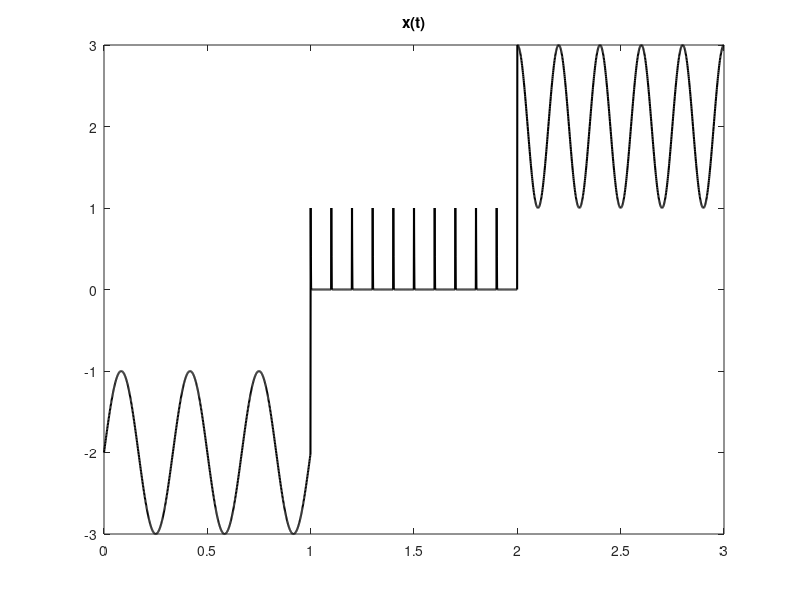
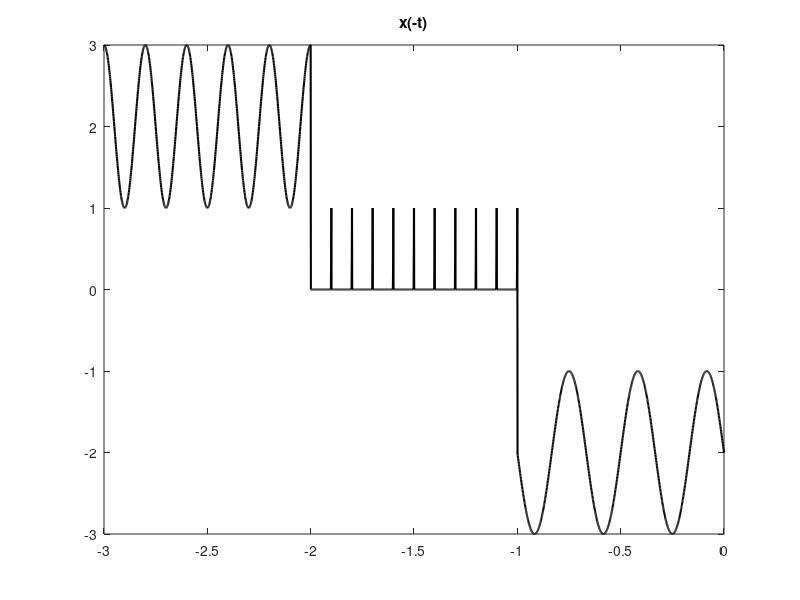
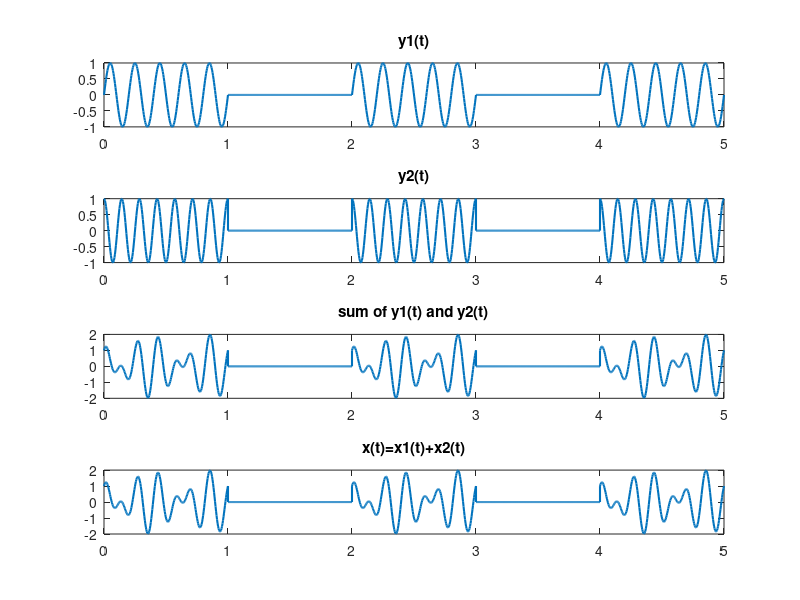

Write MATLAB code to recreate these figures, in order.
%% Part 1_1
t1=0:0.001:0.999;

w1=sin(2*pi*3*t1);
w1=w1-2;

t2_part=0:0.001:0.099;
t2=1:0.001:1.999;

w2=gauspuls(t2_part);
w2_real=[w2 w2 w2 w2 w2 w2 w2 w2 w2 w2];

t3=2:0.001:2.999;
w3=cos(2*pi*5*t3);
w3=w3+2;

figure;
plot([t1 t2 t3],[w1 w2_real w3],'k','LineWidth',1.5);
title("x(t)");
%% Part 1-2
t4=-0.999:0.001:-0;

t5_part=-0:-0.001:-0.099;
t5=-1:-0.001:-1.999;

t6=-2.999:0.001:-2;

w4=sin(2*pi*3*t4+pi);
w4=w4-2;

w5=gauspuls(flip(t5_part));
w5_real=[w5 w5 w5 w5 w5 w5 w5 w5 w5 w5];

w6=cos(2*pi*5*t6);
w6=w6+2;

figure;
plot([t6 flip(t5) t4],[w6 w5_real w4],'k','LineWidth',1.5);
title("x(-t)");
%% Part 1-3
clc;

figure;
subplot(3,2,1);
plot(t1,w1-w4);
title("Calculation graph");
disp("As we can see from first calculation graph, the peak value is doubled. Due to that we can say sin function is an odd function.");
subplot(3,2,2);
plot(t1,w1,"k","LineWidth",1.5);
title("odd function");

subplot(3,2,3);
plot(t1,w2_real-flip(w5_real));
% In theorically we should obtain 0 from w2_real and w5_real but while
% creating it there are no any straigth lines, because of that this graph
% is not as we expected. For getting better wiev I flipped them.
disp("As expected we get a straight line at the 0 value. According to that we can say that gauspuls function is an even function.");
title("Calculation graph");
subplot(3,2,4);
plot(t2,w2_real);
title("even function");

subplot(3,2,5);
plot(t1,w3-flip(w6));
% like in the gausplot part this part has problem too. They should be equal
% but there is a little shift between values, because of that we are not
% seeing 0 line.For getting better wiev I flipped them.
title("Calculation graph");
disp("From third calculation graph we can say cos function is a even function."); 
subplot(3,2,6);
plot(t1,w3,"b","LineWidth",1.5);
title("even function");
%% Part 2
clc;

h0=1;
h1=0;
h2=1;
h3=0;
h4=1;

t=0:1/249:1;

w7=sin(2*pi*5*t);

total_time=[t t+1 t+2 t+3 t+4];
total_w1=[w7*h4 w7*h3 w7*h2 w7*h1 w7*h0];

subplot(4,1,1);
plot(total_time, total_w1,"LineWidth",1.5);
title("y1(t)");

w8=cos(2*pi*7*t);
total_w2=[w8*h4 w8*h3 w8*h2 w8*h1 w8*h0];

subplot(4,1,2);
plot(total_time, total_w2,"LineWidth",1.5);
title("y2(t)");

sum_w=total_w1+total_w2;

subplot(4,1,3);
plot(total_time, sum_w,"LineWidth",1.5);
title("sum of y1(t) and y2(t)");

w9=sin(2*pi*5*t)+cos(2*pi*7*t);
sum_input_w=[w9*h4 w9*h3 w9*h2 w9*h1 w9*h0];

subplot(4,1,4);
plot(total_time,sum_input_w,"LineWidth",1.5);
title("x(t)=x1(t)+x2(t)");
